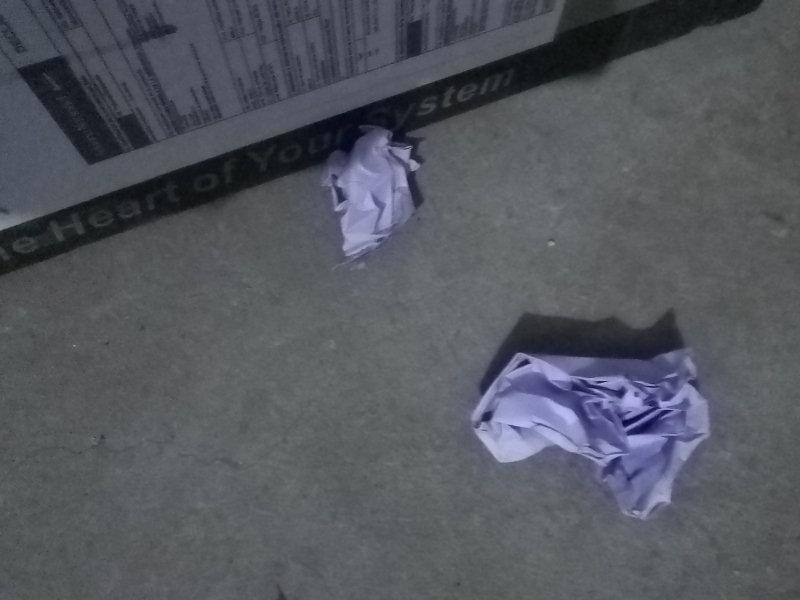
#> input picture SegmentacionImagenesBasuraPapeles/papelesImagenes/papel (1).jpg, 800 x 600 px, found by its file name
$ jupyter execute verNpy.ipynb
#> lines starting #> are read from the running program, lines starting #| are printed output that depends on the picture
[cell 1]
# [58 lines of commented-out code are left out]

image_path = 'fotos papeles basura ia2 Rodrigo Rosario/papel (1).jpg'
# json_path = 'papelesLabels/LabelOriginal.json'

# visualize_image_with_bboxes(image_path, json_path)

import cv2
import numpy as np

# Cargar la imagen
image = cv2.imread(image_path)
#> image is the input picture: shape (600, 800, 3); mean B, G, R 94, 86.8, 83.7

# Aplicar ajuste de brillo y contraste
alpha = 1.5  # Factor de brillo (ajustable)
beta = 50  # Factor de contraste (ajustable)
enhanced_image = cv2.convertScaleAbs(image, alpha=alpha, beta=beta)
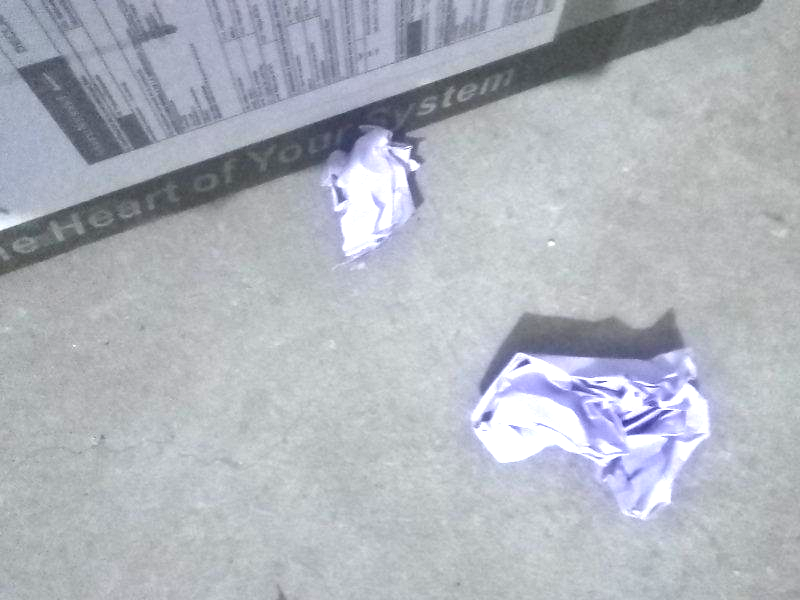
#> enhanced_image: shape (600, 800, 3); mean B, G, R 188, 179.6, 175

# Aplicar filtro de mejora de nitidez
sharpened_image = cv2.filter2D(enhanced_image, -1, kernel=np.array([[-1, -1, -1], [-1, 9, -1], [-1, -1, -1]]))
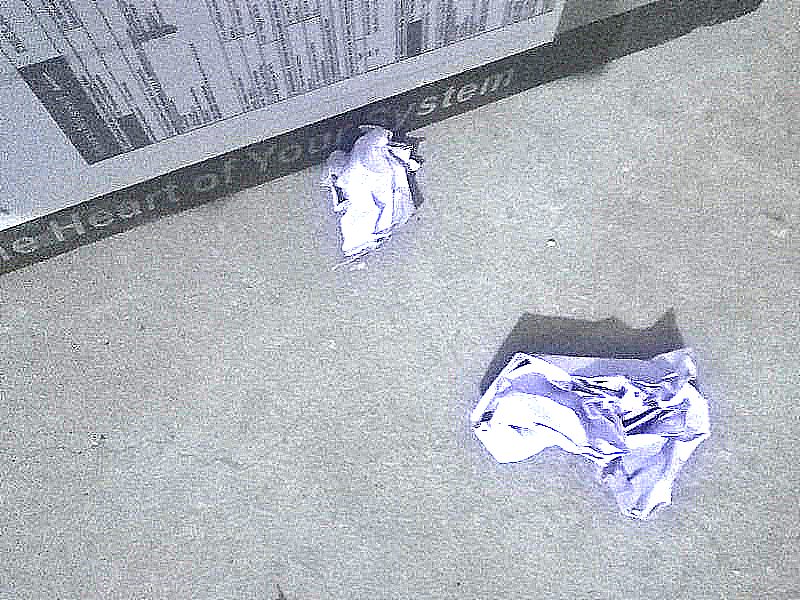
#> sharpened_image: shape (600, 800, 3); mean B, G, R 187.2, 178.7, 174.2

# Mostrar la imagen original y mejorada
cv2.imshow("Imagen original", image)
cv2.imshow("Imagen mejorada", sharpened_image)
cv2.waitKey(0)
cv2.destroyAllWindows()

$ run again, with SegmentacionImagenesBasuraPapeles/papelesImagenes/papel (2).jpg copied over SegmentacionImagenesBasuraPapeles/papelesImagenes/papel (1).jpg
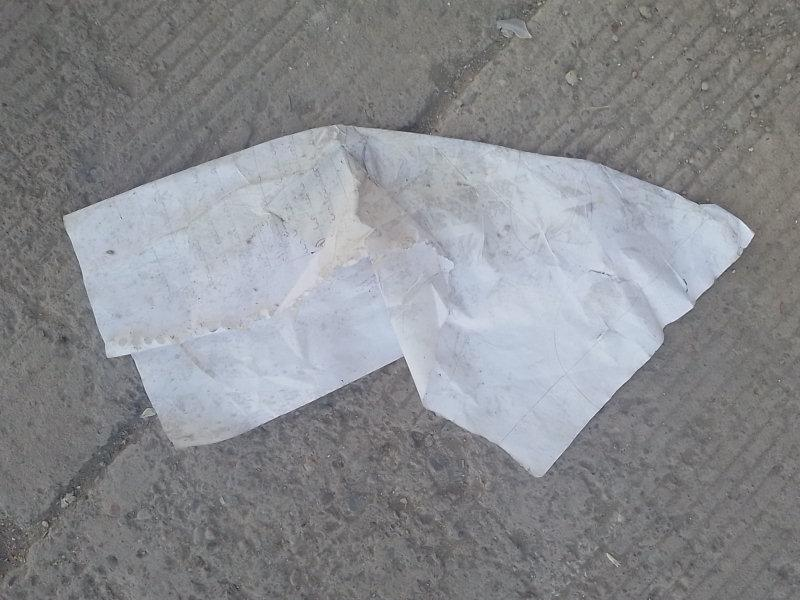
#> input picture SegmentacionImagenesBasuraPapeles/papelesImagenes/papel (2).jpg, 800 x 600 px, found by its file name
#> image is the input picture: shape (600, 800, 3); mean B, G, R 142.7, 138.8, 137.1
#> `enhanced_image = cv2.convertScaleAbs(image, alpha=alpha, beta=beta)`:
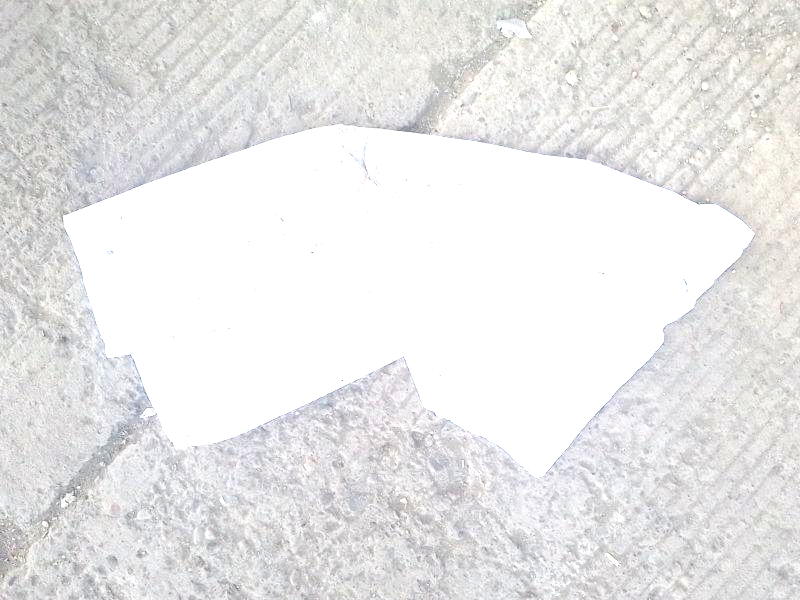
#> enhanced_image: shape (600, 800, 3); mean B, G, R 232.8, 232.8, 233.5
#> `sharpened_image = cv2.filter2D(enhanced_image, -1, kernel=np.array([[-..`:
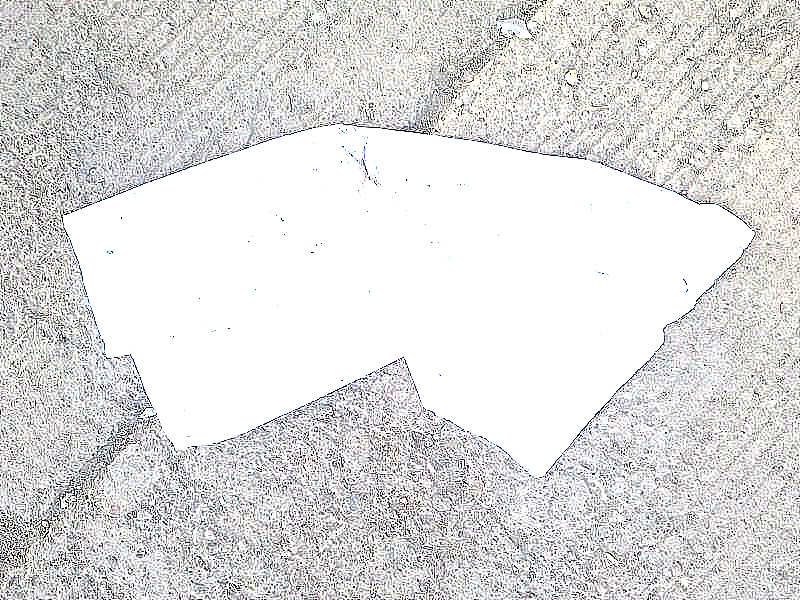
#> sharpened_image: shape (600, 800, 3); mean B, G, R 220.8, 220.8, 221.2

$ run again, with SegmentacionImagenesBasuraPapeles/papelesImagenes/papel (3).jpg copied over SegmentacionImagenesBasuraPapeles/papelesImagenes/papel (1).jpg
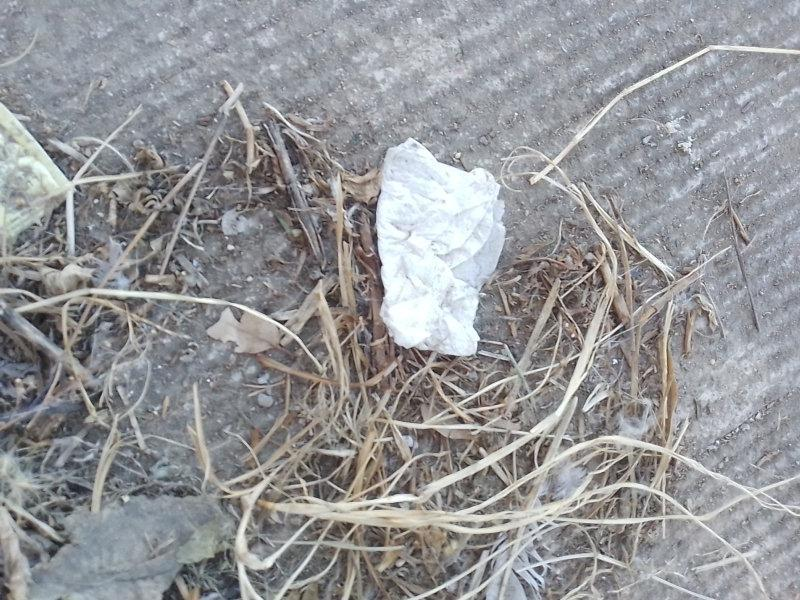
#> input picture SegmentacionImagenesBasuraPapeles/papelesImagenes/papel (3).jpg, 800 x 600 px, found by its file name
#> image is the input picture: shape (600, 800, 3); mean B, G, R 152.4, 149.7, 148.9
#> `enhanced_image = cv2.convertScaleAbs(image, alpha=alpha, beta=beta)`:
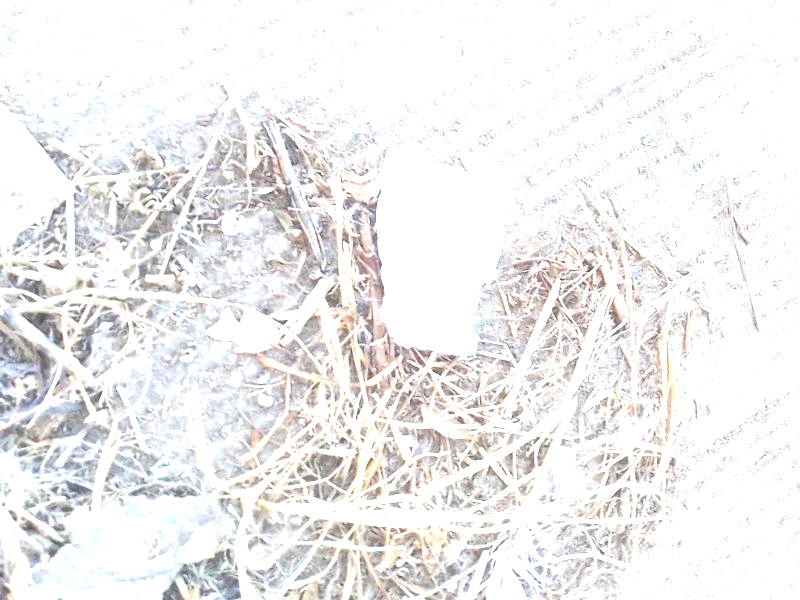
#> enhanced_image: shape (600, 800, 3); mean B, G, R 239.4, 239.2, 240.2
#> `sharpened_image = cv2.filter2D(enhanced_image, -1, kernel=np.array([[-..`:
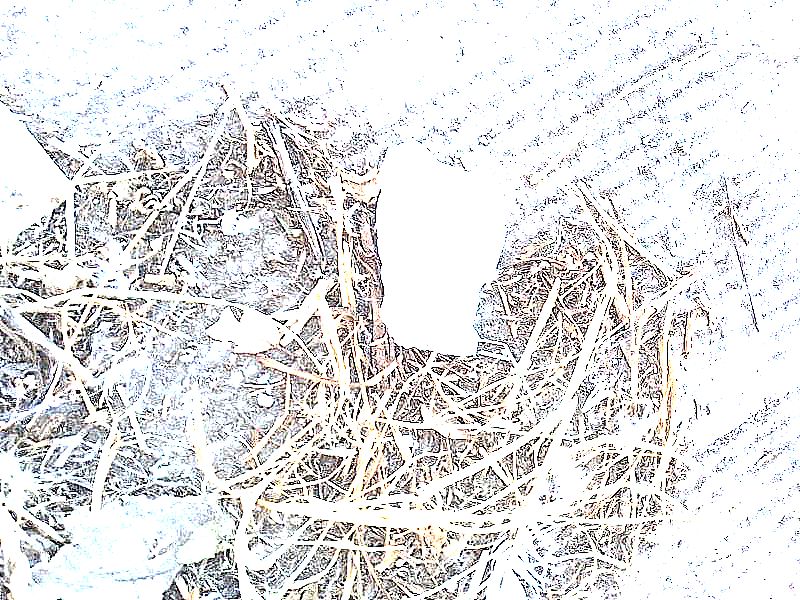
#> sharpened_image: shape (600, 800, 3); mean B, G, R 226.2, 225.2, 225.8

$ run again, with SegmentacionImagenesBasuraPapeles/papelesImagenes/papel (4).jpg copied over SegmentacionImagenesBasuraPapeles/papelesImagenes/papel (1).jpg
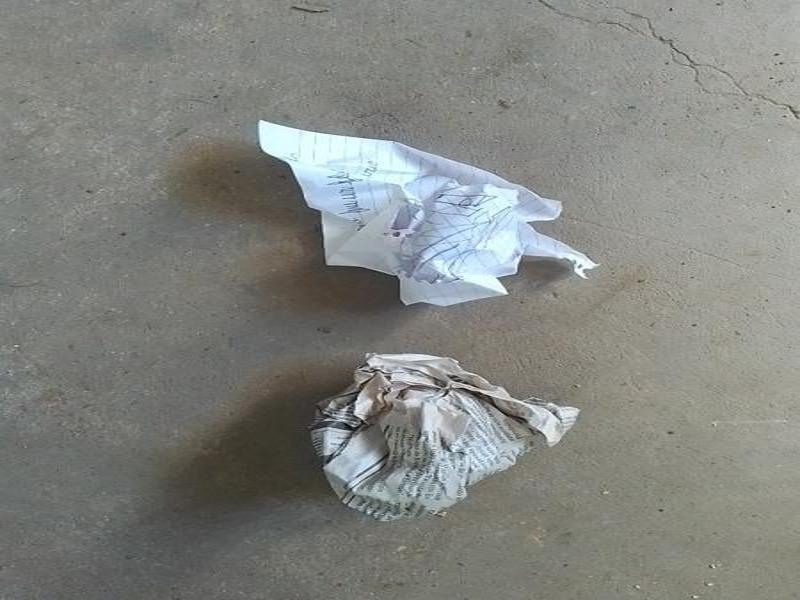
#> input picture SegmentacionImagenesBasuraPapeles/papelesImagenes/papel (4).jpg, 800 x 600 px, found by its file name
#> image is the input picture: shape (600, 800, 3); mean B, G, R 128.4, 132.6, 130.7
#> `enhanced_image = cv2.convertScaleAbs(image, alpha=alpha, beta=beta)`:
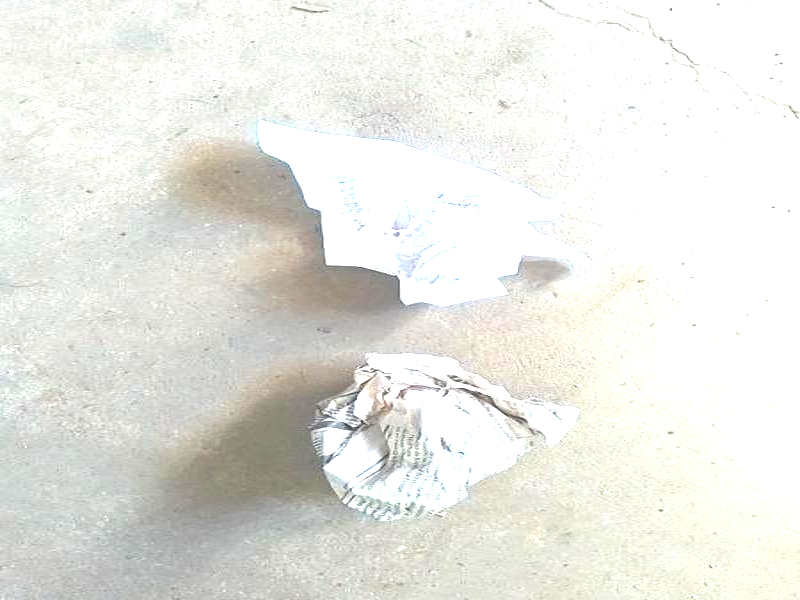
#> enhanced_image: shape (600, 800, 3); mean B, G, R 227.6, 233.2, 233
#> `sharpened_image = cv2.filter2D(enhanced_image, -1, kernel=np.array([[-..`:
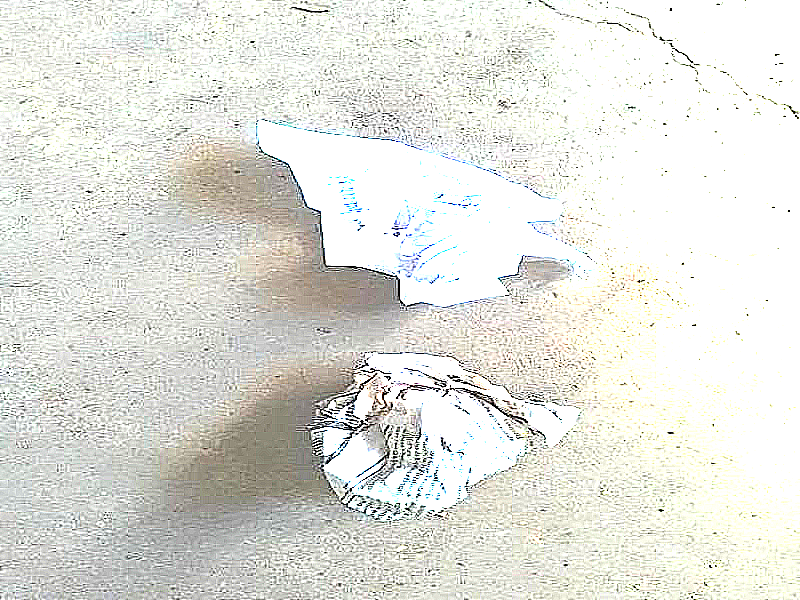
#> sharpened_image: shape (600, 800, 3); mean B, G, R 222.2, 227.9, 227.3
